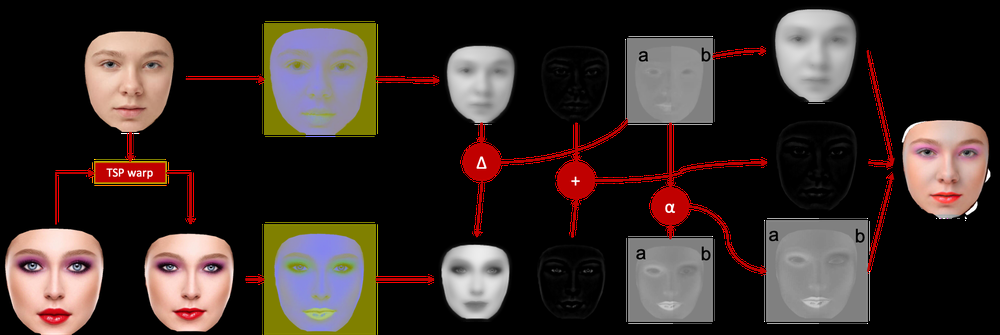
#> input picture style_transfer_pipeline.png, 1000 x 335 px, shrunk from 2018 x 677 before the run
$ python -i motion.py   (imports and definitions only)
#> lines starting #> are read from the running program, lines starting #| are printed output that depends on the picture
import numpy as np
import cv2


class MotionDetector:
    """
    Motion detector object. From the internet.
    """

    def __init__(self, default=False, threshold=10, tolerance=200, kernel_size=7, erosions=3):
        self.default = default
        self.threshold = threshold
        self.tolerance = tolerance
        self.kernel = np.ones(kernel_size, np.uint8)
        self.erosion_iterations = erosions
        self.frames = []

        self.gray = None
        self.diff = None
        self.threshed = None
        self.denoised = None
        self.total_diff = 0
        self.is_moving = False

    def detect(self, frame):
        """
        Motion motion_detector

        Takes a frame, compares to previous frame received to check for change, performs some noise cleanup, then
        returns a boolean indicating whether the two frames are sufficiently different to be constitute movement.
        """
        self.gray = cv2.cvtColor(frame, cv2.COLOR_BGR2GRAY)
        self.frames.insert(0, self.gray)

        if len(self.frames) < 2:
            return self.default

        while len(self.frames) > 2:
            del self.frames[-1]

        self.diff = cv2.absdiff(self.frames[0], self.frames[1])
        _, self.threshed = cv2.threshold(
            self.diff, self.threshold, 255, cv2.THRESH_BINARY)
        self.denoised = cv2.erode(
            self.threshed, self.kernel, iterations=self.erosion_iterations)
        self.total_diff = cv2.countNonZero(self.denoised)

        self.is_moving = self.total_diff > self.tolerance

        return self.is_moving

    def reset_defaults(self):
        self.default = False
        self.threshold = 10
        self.tolerance = 200
        self.kernel = np.ones(7, np.uint8)
        self.erosion_iterations = 3

>>> import cv2
>>> picture = cv2.imread('style_transfer_pipeline.png')
#> picture is the input picture: shape (335, 1000, 3); mean B, G, R 41.1, 44.4, 55.6
>>> result = MotionDetector().detect(picture)
#> in detect, `self.gray = cv2.cvtColor(frame, cv2.COLOR_BGR2GRAY)`:
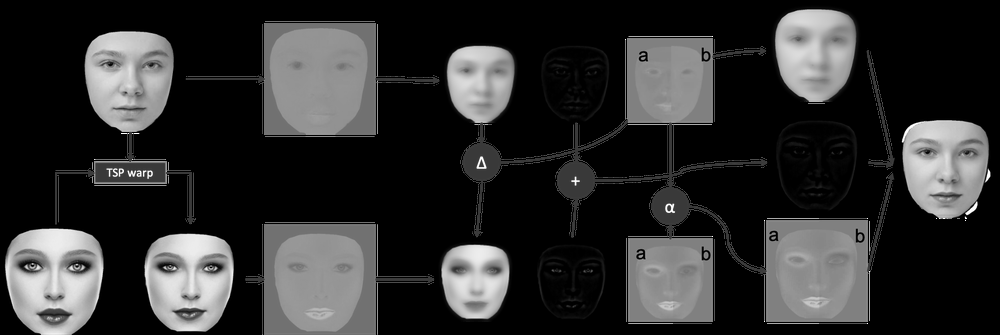
#> self.gray: shape (335, 1000); min 0, max 255, mean 47.4
#> result = False
